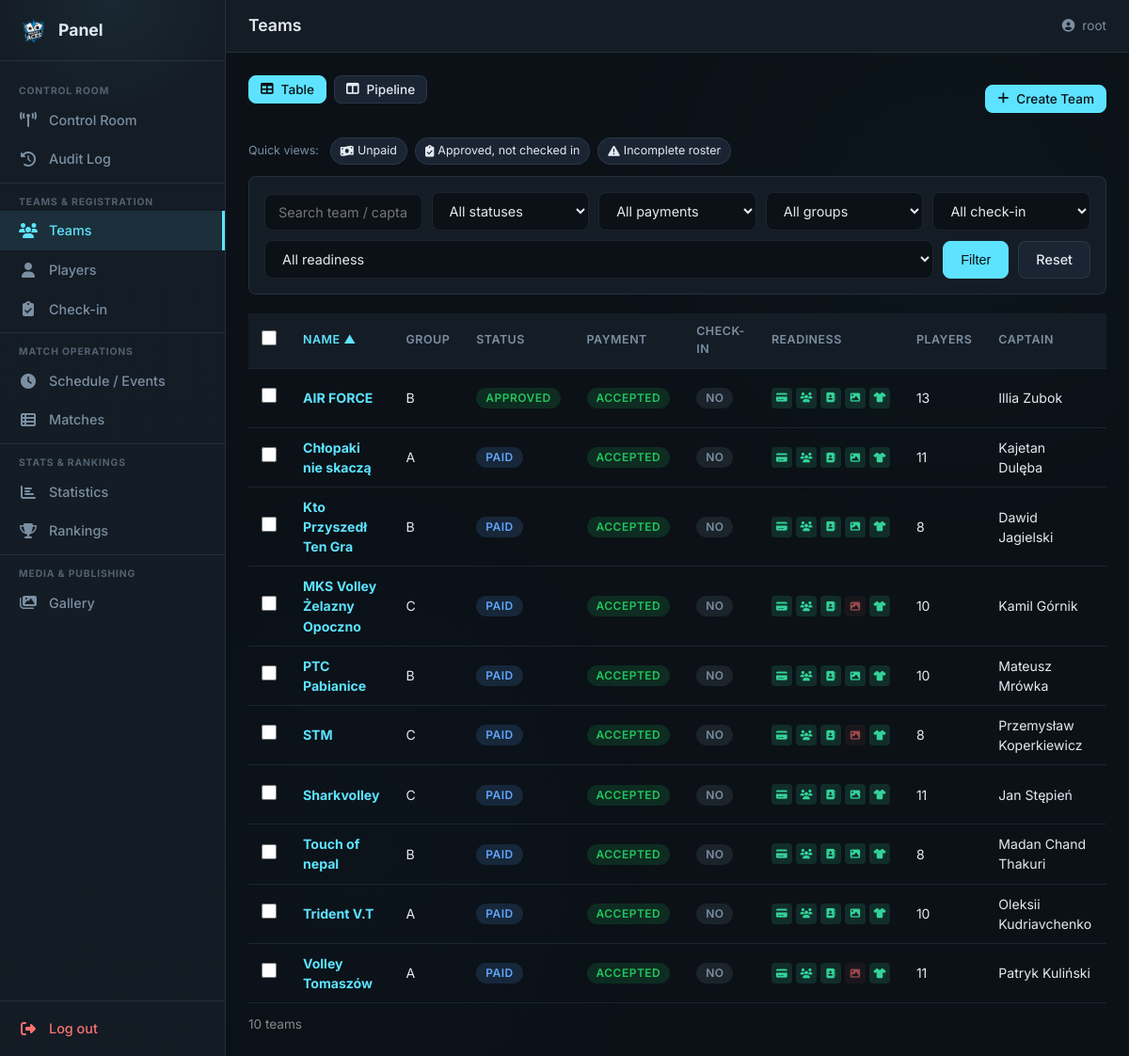
Page /panel/teams/ (signed in) on the committed database.
### tournament/models.py (models this page shows, shortened)
class Team(models.Model):
    name = models.CharField(
        max_length=TEAM_NAME_MAX_LENGTH, unique=True, verbose_name="Team Name"
    )
    logo_path = models.CharField(
        max_length=LOGO_PATH_MAX_LENGTH, blank=True, null=True
    )
    league_level = models.CharField(
        max_length=50, choices=LEAGUE_LEVEL_CHOICES, default=LEAGUE_LEVEL_INDEPENDENT
    )
    group_name = models.CharField(
        max_length=GROUP_NAME_MAX_LENGTH, blank=True, null=True
    )
    cap_name = models.CharField(
        max_length=PERSON_NAME_MAX_LENGTH, verbose_name="Captain Name"
    )
    cap_surname = models.CharField(
        max_length=PERSON_NAME_MAX_LENGTH, verbose_name="Captain Surname"
    )
    cap_email = models.EmailField(max_length=EMAIL_MAX_LENGTH, unique=True)
    cap_phone = models.CharField(
        max_length=PHONE_MAX_LENGTH, unique=True, blank=True, null=True
    )
    payment_status = models.IntegerField(
        choices=PAYMENT_STATUS_CHOICES, default=PAYMENT_WAITING
    )
    blik_number = models.CharField(
        max_length=20, blank=True, default="", verbose_name="Assigned BLIK"
    )
    status = models.CharField(
        max_length=20, choices=TEAM_STATUS_CHOICES, default=TEAM_STATUS_REGISTERED,
        verbose_name="Registration Status",
    )
    checked_in = models.BooleanField(default=False, verbose_name="Checked In")
    roster_code = models.CharField(
        max_length=10, blank=True, default="", verbose_name="Roster Access Code",
    )
    created_at = models.DateTimeField(auto_now_add=True)
    class Meta:
        db_table = TABLE_TEAMS
        verbose_name = "Team"
        verbose_name_plural = "Teams"
    @property
    def is_payment_ok(self) -> bool:
        return self.payment_status == PAYMENT_ACCEPTED
    @property
    def is_roster_complete(self) -> bool:
        return self.players.count() >= 6
    @property
    def is_contacts_complete(self) -> bool:
        return bool(self.cap_email) and bool(self.cap_phone)
    @property
    def is_logo_uploaded(self) -> bool:
        return bool(self.logo_path)
    @property
    def has_duplicate_jerseys(self) -> bool:
        numbers = list(
            self.players.exclude(jersey_number="")
            .values_list("jersey_number", flat=True)
        )
        return len(numbers) != len(set(numbers))

### tournament/panel/team_views.py (the view)
# urls.py: path("teams/", teams_list_view, name="teams"),
@staff_member_required(login_url="/panel/login/")
def teams_list_view(request):
    qs = Team.objects.annotate(player_count=Count("players")).prefetch_related("players")
    q = request.GET.get("q", "").strip()
    status = request.GET.get("status", "")
    payment = request.GET.get("payment", "")
    group = request.GET.get("group", "")
    checkin = request.GET.get("checkin", "")
    readiness = request.GET.get("readiness", "")
    if q:
        qs = qs.filter(
            Q(name__icontains=q)
            | Q(cap_name__icontains=q)
            | Q(cap_surname__icontains=q)
        )
    if status:
        qs = qs.filter(status=status)
    if payment != "":
        qs = qs.filter(payment_status=payment)
    if group:
        qs = qs.filter(group_name=group)
    if checkin == "1":
        qs = qs.filter(checked_in=True)
    elif checkin == "0":
        qs = qs.filter(checked_in=False)
    sort = request.GET.get("sort", "name")
    direction = request.GET.get("dir", "asc")
    allowed_sorts = {
        "name": "name",
        "group": "group_name",
        "status": "status",
        "payment": "payment_status",
        "players": "player_count",
        "created": "created_at",
    }
    order_field = allowed_sorts.get(sort, "name")
    if direction == "desc":
        order_field = f"-{order_field}"
    qs = qs.order_by(order_field)
    teams = list(qs)
    if readiness == "incomplete":
        teams = [t for t in teams if t.readiness_score < 5]
    groups = (
        Team.objects.exclude(group_name__isnull=True)
        .exclude(group_name="")
        .values_list("group_name", flat=True)
        .distinct()
        .order_by("group_name")
    )
    ctx = {
        "page_title": "Teams",
        "nav_section": "teams",
        "teams": teams,
        "q": q,
        "status": status,
        "payment": payment,
        "group": group,
        "checkin": checkin,
        "readiness": readiness,
        "sort": request.GET.get("sort", "name"),
        "dir": direction,
        "status_choices": TEAM_STATUS_CHOICES,
        "payment_choices": PAYMENT_STATUS_CHOICES,
        "groups": groups,
    }
    return render(request, "panel/teams_list.html", ctx)

### tournament/context_processors.py (called while the page is built)
def registration_status(request):
    return {"registration_closed": REGISTRATION_CLOSED}

### tournament/templates/panel/teams_list.html (shortened to what this page needs)
{% extends "panel/base.html" %}
{% block content %}
<div class="pnl-teams">
  <div class="pnl-pipeline-topbar">
    <div class="pnl-view-toggle">
      <a href="{% url 'panel:teams' %}" class="pnl-btn pnl-btn--sm pnl-btn--primary">
        <i class="fas fa-table"></i> Table
      </a>
      <a href="{% url 'panel:teams_pipeline' %}" class="pnl-btn pnl-btn--sm">
        <i class="fas fa-columns"></i> Pipeline
      </a>
    </div>
    <a href="{% url 'panel:team_create' %}" class="pnl-btn pnl-btn--primary pnl-btn--sm">
      <i class="fas fa-plus"></i> Create Team
    </a>
  </div>
  <div class="pnl-saved-views">
    <span class="pnl-saved-views__label">Quick views:</span>
    <a href="{% url 'panel:teams' %}?payment=0"
       class="pnl-saved-view {% if payment == '0' and not status and not checkin and not readiness %}pnl-saved-view--active{% endif %}">
      <i class="fas fa-money-bill-wave"></i> Unpaid
    </a>
    <a href="{% url 'panel:teams' %}?status=approved&checkin=0"
       class="pnl-saved-view {% if status == 'approved' and checkin == '0' %}pnl-saved-view--active{% endif %}">
      <i class="fas fa-clipboard-check"></i> Approved, not checked in
    </a>
    <a href="{% url 'panel:teams' %}?readiness=incomplete"
       class="pnl-saved-view {% if readiness == 'incomplete' and not status and not payment %}pnl-saved-view--active{% endif %}">
      <i class="fas fa-exclamation-triangle"></i> Incomplete roster
    </a>
  </div>
  <form method="get" class="pnl-filters">
    <div class="pnl-filters__row">
      <div class="pnl-field pnl-filters__search">
        <input type="text" name="q" value="{{ q }}" placeholder="Search team / captain…">
      </div>
      <div class="pnl-field">
        <select name="status">
          <option value="">All statuses</option>
        </select>
      </div>
      <div class="pnl-field">
        <select name="payment">
          <option value="">All payments</option>
        </select>
      </div>
      <div class="pnl-field">
        <select name="group">
          <option value="">All groups</option>
        </select>
      </div>
      <div class="pnl-field">
        <select name="checkin">
          <option value="">All check-in</option>
        </select>
      </div>
      <div class="pnl-field">
        <select name="readiness">
          <option value="">All readiness</option>
        </select>
      </div>
      <button type="submit" class="pnl-btn pnl-btn--primary">Filter</button>
      <a href="{% url 'panel:teams' %}" class="pnl-btn">Reset</a>
    </div>
  </form>
  {% if teams %}
  <form method="post" action="{% url 'panel:team_batch' %}" id="batchForm">
  <div class="pnl-table-wrap">
    <table class="pnl-table pnl-table--sortable">
      <thead>
        <tr>
          <th class="pnl-th--check"><input type="checkbox" id="selectAll" title="Select all"></th>
          {% with s=sort d=dir %}
          <th>
            <a class="pnl-sort{% if s == 'name' %} active{% endif %}" href="?{{ query_base }}&sort=name&dir={% if s == 'name' and d == 'asc' %}desc{% else %}asc{% endif %}">
              Name {% if s == 'name' %}{% if d == 'asc' %}▲{% else %}▼{% endif %}{% endif %}
            </a>
          </th>
          <th>
            <a class="pnl-sort" href="?sort=group&dir={% if s == 'group' and d == 'asc' %}desc{% else %}asc{% endif %}">
              Group {% if s == 'group' %}{% if d == 'asc' %}▲{% else %}▼{% endif %}{% endif %}
            </a>
          </th>
          <th>
            <a class="pnl-sort" href="?sort=status&dir={% if s == 'status' and d == 'asc' %}desc{% else %}asc{% endif %}">
              Status {% if s == 'status' %}{% if d == 'asc' %}▲{% else %}▼{% endif %}{% endif %}
            </a>
          </th>
          <th>
            <a class="pnl-sort" href="?sort=payment&dir={% if s == 'payment' and d == 'asc' %}desc{% else %}asc{% endif %}">
              Payment {% if s == 'payment' %}{% if d == 'asc' %}▲{% else %}▼{% endif %}{% endif %}
            </a>
          </th>
          <th>Check-in</th>
          <th>Readiness</th>
          <th>
            <a class="pnl-sort" href="?sort=players&dir={% if s == 'players' and d == 'asc' %}desc{% else %}asc{% endif %}">
              Players {% if s == 'players' %}{% if d == 'asc' %}▲{% else %}▼{% endif %}{% endif %}
            </a>
          </th>
          <th>Captain</th>
          {% endwith %}
        </tr>
      </thead>
      <tbody>
        {% for t in teams %}
        <tr>
          <td class="pnl-td--check"><input type="checkbox" name="team_ids" value="{{ t.pk }}" class="team-check"></td>
          <td><strong><a href="{% url 'panel:team_detail' pk=t.pk %}" class="pnl-team-drawer-link" data-drawer-url="{% url 'panel:team_drawer' pk=t.pk %}">{{ t.name }}</a></strong></td>
          <td>{{ t.group_name|default:"—" }}</td>
          <td>
            <span class="pnl-badge pnl-badge--{% if t.status == 'APPROVED' %}green{% elif t.status == 'PAID' %}blue{% elif t.status == 'AWAITING_PAYMENT' %}yellow{% else %}gray{% endif %}">
              {{ t.get_status_display }}
            </span>
          </td>
          <td>
            <span class="pnl-badge pnl-badge--{% if t.payment_status == 1 %}green{% elif t.payment_status == 2 %}red{% else %}gray{% endif %}">
              {{ t.get_payment_status_display }}
            </span>
          </td>
          <td>
            {% if t.checked_in %}
              <span class="pnl-badge pnl-badge--green">Yes</span>
            {% else %}
              <span class="pnl-badge pnl-badge--gray">No</span>
            {% endif %}
          </td>
          <td>
            <div class="pnl-readiness">
              <span class="pnl-readiness__dot {% if t.is_payment_ok %}pnl-readiness__dot--ok{% else %}pnl-readiness__dot--fail{% endif %}" title="Payment {% if t.is_payment_ok %}OK{% else %}pending{% endif %}"><i class="fas fa-credit-card"></i></span>
              <span class="pnl-readiness__dot {% if t.is_roster_complete %}pnl-readiness__dot--ok{% else %}pnl-readiness__dot--fail{% endif %}" title="Roster {% if t.is_roster_complete %}complete{% else %}incomplete (need 6+){% endif %}"><i class="fas fa-users"></i></span>
              <span class="pnl-readiness__dot {% if t.is_contacts_complete %}pnl-readiness__dot--ok{% else %}pnl-readiness__dot--fail{% endif %}" title="Contacts {% if t.is_contacts_complete %}complete{% else %}missing{% endif %}"><i class="fas fa-address-book"></i></span>
              <span class="pnl-readiness__dot {% if t.is_logo_uploaded %}pnl-readiness__dot--ok{% else %}pnl-readiness__dot--fail{% endif %}" title="Logo {% if t.is_logo_uploaded %}uploaded{% else %}missing{% endif %}"><i class="fas fa-image"></i></span>
              <span class="pnl-readiness__dot {% if not t.has_duplicate_jerseys %}pnl-readiness__dot--ok{% else %}pnl-readiness__dot--fail{% endif %}" title="Jerseys {% if not t.has_duplicate_jerseys %}OK{% else %}duplicates!{% endif %}"><i class="fas fa-tshirt"></i></span>
            </div>
          </td>
          <td>{{ t.player_count }}</td>
          <td>{{ t.cap_name }} {{ t.cap_surname }}</td>
        </tr>
        {% endfor %}
      </tbody>
    </table>
  </div>
  <p class="pnl-muted" style="margin-top:12px;">{{ teams|length }} team{{ teams|length|pluralize }}</p>
  </form>
  {% else %}
    <div class="pnl-stub" style="min-height:30vh;">
      <div class="pnl-stub__icon"><i class="fas fa-search"></i></div>
      <h2>No teams found</h2>
      <p>Try adjusting your filters.</p>
    </div>
  {% endif %}
</div>
{% endblock %}

### tournament/templates/panel/base.html (shortened to what this page needs)
{% load static %}
<!DOCTYPE html>
<html lang="en">
<head>
  <link rel="stylesheet" href="{% static 'css/panel.css' %}">
  <link rel="stylesheet" href="https://cdnjs.cloudflare.com/ajax/libs/font-awesome/6.4.0/css/all.min.css">
</head>
<body class="pnl">
  <aside class="pnl-sidebar" id="pnlSidebar">
    <div class="pnl-sidebar__header">
      <img src="{% static 'assets/logo.png' %}" alt="PA" class="pnl-sidebar__logo">
      <span class="pnl-sidebar__brand">Panel</span>
    </div>
    <nav class="pnl-sidebar__nav">
      <div class="pnl-nav-zone">
        <span class="pnl-nav-zone__label">Control Room</span>
        <a href="{% url 'panel:dashboard' %}"
           class="pnl-nav-item{% if nav_section == 'dashboard' %} active{% endif %}">
          <i class="fas fa-tower-broadcast"></i><span>Control Room</span>
        </a>
        <a href="{% url 'panel:audit' %}"
           class="pnl-nav-item{% if nav_section == 'audit' %} active{% endif %}">
          <i class="fas fa-clock-rotate-left"></i><span>Audit Log</span>
        </a>
      </div>
      <div class="pnl-nav-zone">
        <span class="pnl-nav-zone__label">Teams &amp; Registration</span>
        <a href="{% url 'panel:teams' %}"
           class="pnl-nav-item{% if nav_section == 'teams' %} active{% endif %}">
          <i class="fas fa-users"></i><span>Teams</span>
        </a>
        <a href="{% url 'panel:players' %}"
           class="pnl-nav-item{% if nav_section == 'players' %} active{% endif %}">
          <i class="fas fa-user"></i><span>Players</span>
        </a>
        <a href="{% url 'panel:checkin' %}"
           class="pnl-nav-item{% if nav_section == 'checkin' %} active{% endif %}">
          <i class="fas fa-clipboard-check"></i><span>Check-in</span>
        </a>
      </div>
      <div class="pnl-nav-zone">
        <span class="pnl-nav-zone__label">Match Operations</span>
        <a href="{% url 'panel:schedule' %}?view=grid"
           class="pnl-nav-item{% if nav_section == 'schedule' %} active{% endif %}">
          <i class="fas fa-clock"></i><span>Schedule / Events</span>
        </a>
        <a href="{% url 'panel:schedule' %}?view=table"
           class="pnl-nav-item{% if nav_section == 'matches' %} active{% endif %}">
          <i class="fas fa-table-list"></i><span>Matches</span>
        </a>
      </div>
      <div class="pnl-nav-zone">
        <span class="pnl-nav-zone__label">Stats &amp; Rankings</span>
        <a href="{% url 'panel:stats' %}"
           class="pnl-nav-item{% if nav_section == 'stats' %} active{% endif %}">
          <i class="fas fa-chart-bar"></i><span>Statistics</span>
        </a>
        <a href="{% url 'panel:rankings' %}"
           class="pnl-nav-item{% if nav_section == 'rankings' %} active{% endif %}">
          <i class="fas fa-trophy"></i><span>Rankings</span>
        </a>
      </div>
      <div class="pnl-nav-zone">
        <span class="pnl-nav-zone__label">Media &amp; Publishing</span>
        <a href="{% url 'panel:gallery' %}"
           class="pnl-nav-item{% if nav_section == 'gallery' %} active{% endif %}">
          <i class="fas fa-images"></i><span>Gallery</span>
        </a>
      </div>
    </nav>
    <div class="pnl-sidebar__footer">
      <a href="{% url 'panel:logout' %}" class="pnl-nav-item pnl-nav-item--logout">
        <i class="fas fa-sign-out-alt"></i><span>Log out</span>
      </a>
    </div>
  </aside>
  <div class="pnl-main">
    <header class="pnl-topbar">
      <h1 class="pnl-topbar__title">{{ page_title }}</h1>
      <div class="pnl-topbar__user">
        <i class="fas fa-user-circle"></i>
        <span>{{ request.user.username }}</span>
      </div>
    </header>
    <main class="pnl-content">
      {% block content %}{% endblock %}
    </main>
  </div>
</body>
</html>

### rows in the picture
Team: name "AIR FORCE", group_name "B", status "APPROVED", payment_status "ACCEPTED", checked_in "NO", player_count "13", cap_name "Illia", cap_surname "Zubok"
Team: name "Chłopaki nie skaczą", group_name "A", status "PAID", payment_status "ACCEPTED", checked_in "NO", player_count "11", cap_name "Kajetan", cap_surname "Dulęba"
Team: name "Kto Przyszedł Ten Gra", group_name "B", status "PAID", payment_status "ACCEPTED", checked_in "NO", player_count "8", cap_name "Dawid", cap_surname "Jagielski"
Team: name "MKS Volley Żelazny Opoczno", group_name "C", status "PAID", payment_status "ACCEPTED", checked_in "NO", player_count "10", cap_name "Kamil", cap_surname "Górnik"
Team: name "PTC Pabianice", group_name "B", status "PAID", payment_status "ACCEPTED", checked_in "NO", player_count "10", cap_name "Mateusz", cap_surname "Mrówka"
Team: name "STM", group_name "C", status "PAID", payment_status "ACCEPTED", checked_in "NO", player_count "8", cap_name "Przemysław", cap_surname "Koperkiewicz"
Team: name "Sharkvolley", group_name "C", status "PAID", payment_status "ACCEPTED", checked_in "NO", player_count "11", cap_name "Jan", cap_surname "Stępień"
Team: name "Touch of nepal", group_name "B", status "PAID", payment_status "ACCEPTED", checked_in "NO", player_count "8", cap_name "Madan", cap_surname "Chand Thakuri"
Team: name "Trident V.T", group_name "A", status "PAID", payment_status "ACCEPTED", checked_in "NO", player_count "10", cap_name "Oleksii", cap_surname "Kudriavchenko"
Team: name "Volley Tomaszów", group_name "A", status "PAID", payment_status "ACCEPTED", checked_in "NO", player_count "11", cap_name "Patryk", cap_surname "Kuliński"

### other values in the picture
{{ page_title }} "Teams"
{{ request.user.username }} "root"
{{ teams|length }} "10"
